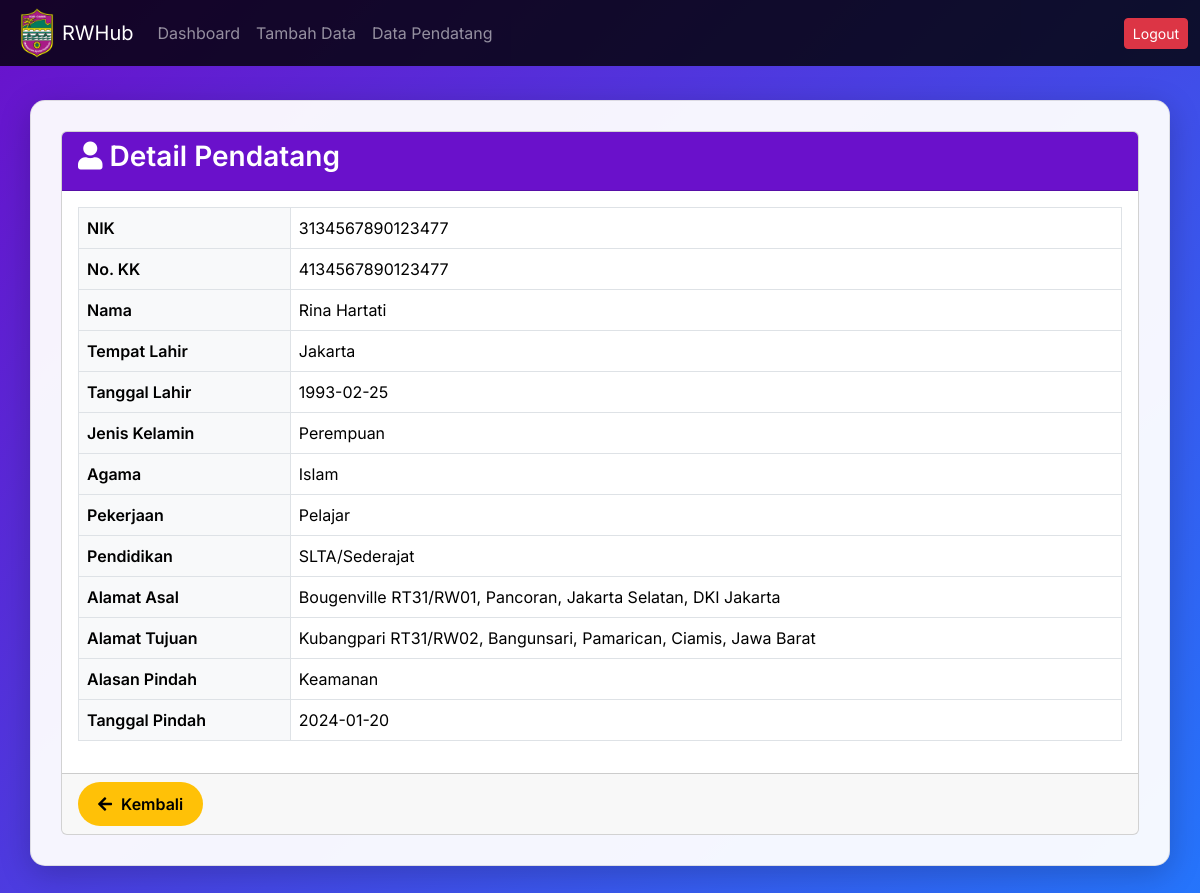
Page /detail_pendatang.php?nik=3134567890123477 on the committed database.
### tables this page shows
CREATE TABLE `warga_pendatang` (
  `nik` varchar(16) NOT NULL,
  `no_kk` varchar(16) DEFAULT NULL,
  `nama` varchar(25) DEFAULT NULL,
  `tempat_lahir` text DEFAULT NULL,
  `tanggal_lahir` date DEFAULT NULL,
  `jenis_kelamin` enum('Perempuan','Laki-laki') DEFAULT NULL,
  `agama` varchar(15) NOT NULL,
  `pekerjaan` enum('Tidak Bekerja','Pelajar','Mahasiswa','Wiraswasta','Wirausaha','PNS','Guru','Buruh','Lainnya') DEFAULT NULL,
  `pendidikan` enum('Tidak/Belum Sekolah','Belum Tamat SD/Sederajat','Tamat SD/Sederajat','SLTP/Sederajat','SLTA/Sederajat','Diploma I/II','Akademi/Diploma III/S.Muda','Diploma IV/Strata I','Strata II','Strata III') DEFAULT NULL,
  `alamat_asal` text DEFAULT NULL,
  `alamat_tujuan` text DEFAULT NULL,
  `alasan_pindah` enum('Pekerjaan','Pendidikan','Keamanan','Kesehatan','Perumahan','Keluarga','Lainnya') DEFAULT NULL,
  `tanggal_pindah` date DEFAULT NULL
);

### detail_pendatang.php (the view, shortened to what this page needs)
<?php
include 'db_connect.php';
if (isset($_GET['nik'])) {
    $nik = $_GET['nik'];
    $query = "SELECT * FROM warga_pendatang WHERE nik = ?";
    $stmt = $conn->prepare($query);
    $stmt->bind_param("s", $nik);
    $stmt->execute();
    $result = $stmt->get_result();
    $data = $result->fetch_assoc();
} else {
    $error_message = "NIK tidak disediakan.";
}
?>
<!DOCTYPE html>
<html lang="id">
<head>
    <link href="https://cdn.jsdelivr.net/npm/bootstrap@5.3.0-alpha3/dist/css/bootstrap.min.css" rel="stylesheet">
    <link href="https://cdnjs.cloudflare.com/ajax/libs/font-awesome/5.15.4/css/all.min.css" rel="stylesheet">
</head>
<body>
<nav class="navbar navbar-expand-lg navbar-dark fixed-top">
    <div class="container-fluid">
        <img src="images\logo.png" width="50px">
        <a class="navbar-brand" href="#">RWHub</a>
        <div class="collapse navbar-collapse justify-content-end" id="navbarNav">
            <ul class="navbar-nav me-auto mb-2 mb-lg-0">
                <li class="nav-item">
                    <a class="nav-link" href="dashboard.php">Dashboard</a>
                </li>
                <li class="nav-item">
                    <a class="nav-link" href="tambah_pendatang.php">Tambah Data</a>
                </li>
                <li class="nav-item">
                    <a class="nav-link" href="lihat_pendatang.php">Data Pendatang</a>
                </li>
            </ul>
            <a href="logout.php" class="btn btn-danger btn-sm">Logout</a>
        </div>
    </div>
</nav>
<div class="container container-main">
    <div class="card">
        <div class="card-header">
            <h3 class="card-title">
                <i class="fa fa-user"></i> Detail Pendatang
            </h3>
        </div>
        <div class="card-body">
            <?php if (isset($error_message)): ?>
                <div class="alert alert-danger">
                    <?php echo htmlspecialchars($error_message); ?>
                </div>
            <?php elseif ($data): ?>
                <table class="table table-bordered">
                    <tbody>
                        <tr>
                            <th scope="row">NIK</th>
                            <td><?php echo htmlspecialchars($data['nik']); ?></td>
                        </tr>
                        <tr>
                            <th scope="row">No. KK</th>
                            <td><?php echo htmlspecialchars($data['no_kk']); ?></td>
                        </tr>
                        <tr>
                            <th scope="row">Nama</th>
                            <td><?php echo htmlspecialchars($data['nama']); ?></td>
                        </tr>
                        <tr>
                            <th scope="row">Tempat Lahir</th>
                            <td><?php echo htmlspecialchars($data['tempat_lahir']); ?></td>
                        </tr>
                        <tr>
                            <th scope="row">Tanggal Lahir</th>
                            <td><?php echo htmlspecialchars($data['tanggal_lahir']); ?></td>
                        </tr>
                        <tr>
                            <th scope="row">Jenis Kelamin</th>
                            <td><?php echo htmlspecialchars($data['jenis_kelamin']); ?></td>
                        </tr>
                        <tr>
                            <th scope="row">Agama</th>
                            <td><?php echo htmlspecialchars($data['agama']); ?></td>
                        </tr>
                        <tr>
                            <th scope="row">Pekerjaan</th>
                            <td><?php echo htmlspecialchars($data['pekerjaan']); ?></td>
                        </tr>
                        <tr>
                            <th scope="row">Pendidikan</th>
                            <td><?php echo htmlspecialchars($data['pendidikan']); ?></td>
                        </tr>
                        <tr>
                            <th scope="row">Alamat Asal</th>
                            <td><?php echo nl2br(htmlspecialchars($data['alamat_asal'])); ?></td>
                        </tr>
                        <tr>
                            <th scope="row">Alamat Tujuan</th>
                            <td><?php echo nl2br(htmlspecialchars($data['alamat_tujuan'])); ?></td>
                        </tr>
                        <tr>
                            <th scope="row">Alasan Pindah</th>
                            <td><?php echo htmlspecialchars($data['alasan_pindah']); ?></td>
                        </tr>
                        <tr>
                            <th scope="row">Tanggal Pindah</th>
                            <td><?php echo htmlspecialchars($data['tanggal_pindah']); ?></td>
                        </tr>
                    </tbody>
                </table>
            <?php endif; ?>
        </div>
        <div class="card-footer">
            <a href="lihat_pendatang.php" class="btn btn-custom-back">
                <i class="fa fa-arrow-left btn-back-icon"></i> Kembali
            </a>
        </div>
    </div>
</div>
</body>
</html>

### detail_pendatang.php (style rules this page uses)
body { font-family: 'Inter', sans-serif; background: linear-gradient(135deg, #6a11cb 0%, #2575fc 100%); min-height: 100vh; color: #000000; }
.navbar { background: rgba(0, 0, 0, 0.8) !important; }
.container-main { background: rgba(255, 255, 255, 0.95); padding: 30px; border-radius: 15px; box-shadow: 0 8px 32px 0 rgba(0, 0, 0, 0.2); border: 1px solid rgba(0, 0, 0, 0.1); margin-top: 100px; margin-bottom: 40px; color: #000000; }
.card-header { background: #6a11cb !important; border-radius: 15px 15px 0 0; color: #ffffff; }
.card-title { font-weight: 600; color: #ffffff; }
.table th { background-color: #f8f9fa; color: #000000; font-weight: 600; }
.table td { vertical-align: middle; color: #000000; }
.btn-custom-back { background-color: #ffc107; color: #000000; border: none; border-radius: 50px; padding: 10px 20px; transition: all 0.3s ease; font-weight: 600; }
.btn-back-icon { margin-right: 5px; }

### rows in the picture
warga_pendatang: nik "3134567890123477", no_kk "4134567890123477", nama "Rina Hartati", tempat_lahir "Jakarta", tanggal_lahir "1993-02-25", jenis_kelamin "Perempuan", agama "Islam", pekerjaan "Pelajar", pendidikan "SLTA/Sederajat", alamat_asal "Bougenville RT31/RW01, Pancoran, Jakarta Selatan, DKI Jakarta", alamat_tujuan "Kubangpari RT31/RW02, Bangunsari, Pamarican, Ciamis, Jawa Barat", alasan_pindah "Keamanan", tanggal_pindah "2024-01-20"
